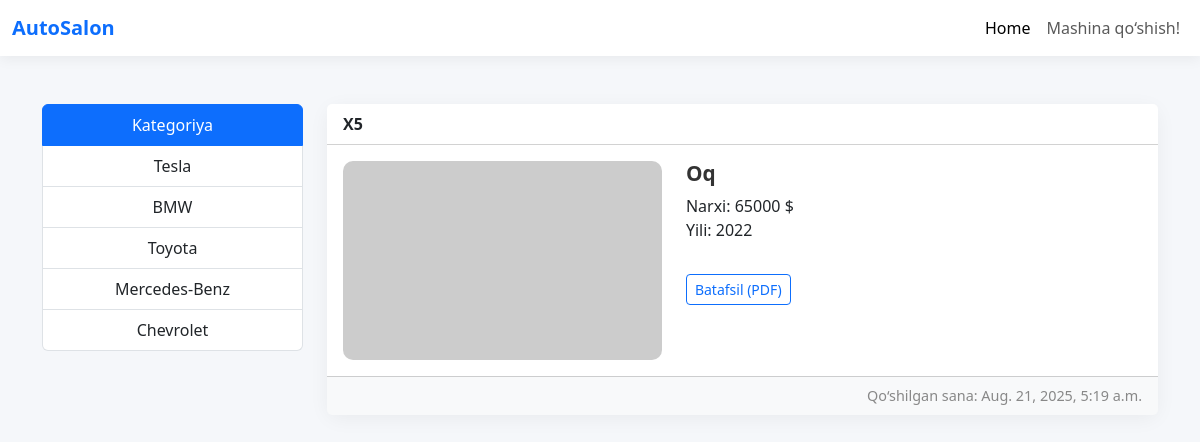
Screenshot of /salon_cars/2/2/ with the database file from the repository.
### configapp/models.py (models this page shows, shortened)
class BaseClass(models.Model):
    created_at = models.DateTimeField(auto_now_add=True)
    updated_at = models.DateTimeField(auto_now=True)
    class Meta:
        abstract = True

class Brand(BaseClass):
    title = models.CharField(max_length=100)
    context = models.TextField()

class Car(BaseClass):
    model = models.CharField(max_length=100)
    price = models.IntegerField()
    year = models.PositiveIntegerField()
    color = models.CharField(max_length=100)
    brand = models.ForeignKey(Brand, on_delete=models.CASCADE)
    salon = models.ForeignKey(Autosalon, on_delete=models.CASCADE)
    image = models.ImageField(upload_to='photos/cars/%Y/%m/%d')

### configapp/views.py (the view)
# urls.py: path('salon_cars/<int:brand_pk>/<int:salon_pk>/', salon_cars, name='salon_cars'),
def salon_cars(request, brand_pk, salon_pk):
    cars = Car.objects.filter(brand=brand_pk, salon=salon_pk)
    brand = Brand.objects.all()
    context = {
        "salon_pk": salon_pk,
        "cars": cars,
        "brand": brand
    }
    return render(request, 'salon_cars.html', context)

### configapp/templates/salon_cars.html (shortened to what this page needs)
<!DOCTYPE html>
<html lang="en">
<head>
  <link href="https://cdn.jsdelivr.net/npm/bootstrap@5.3.0/dist/css/bootstrap.min.css" rel="stylesheet" />
</head>
<body>
<nav class="navbar navbar-expand-lg navbar-light bg-white">
  <div class="container-fluid">
    <a class="navbar-brand fw-bold text-primary" href="#">AutoSalon</a>
    <div class="collapse navbar-collapse justify-content-end" id="navbarNav">
      <ul class="navbar-nav">
        <li class="nav-item"><a class="nav-link active" href="{% url 'home' %}">Home</a></li>
        <li class="nav-item"><a class="nav-link" href="{% url 'add_car' %}">Mashina qo‘shish!</a></li>
      </ul>
    </div>
  </div>
</nav>
<div class="container mt-5">
  <div class="row">
    <div class="col-12 col-md-3">
      <ul class="list-group text-center mb-4">
        <li class="list-group-item active">Kategoriya</li>
        {% for item in brand %}
        <li class="list-group-item">
          <a href="{% url 'salon_cars' item.pk salon_pk %}">{{ item.title }}</a>
        </li>
        {% endfor %}
      </ul>
    </div>
    <div class="col-12 col-md-9">
      {% for item in cars %}
      <div class="card mb-4">
        <div class="card-header bg-white fw-semibold">
          {{ item.model }}
        </div>
        <div class="card-body">
          <div class="row">
            <div class="col-md-5">
              {% if item.image %}
                <img src="https://picsum.photos/400/250" alt="Placeholder" class="img-fluid" />
              {% else %}
                <img src="https://picsum.photos/400/250" alt="Placeholder" class="img-fluid" />
              {% endif %}
            </div>
            <div class="col-md-7">
              <h5 class="card-title">{{ item.color }}</h5>
              <p class="card-text">Narxi: {{ item.price }} $ <br> Yili: {{ item.year }}</p>
              <a href="{% url 'car_pdf' item.pk %}" class="btn btn-outline-primary btn-sm mt-3">
                Batafsil (PDF)
              </a>
            </div>
          </div>
        </div>
        <div class="card-footer text-end">
          Qo‘shilgan sana: {{ item.created_at }}
        </div>
      </div>
      {% endfor %}
    </div>
  </div>
</div>
</body>
</html>

### configapp/templates/salon_cars.html (style rules this page uses)
body { background-color: #f5f7fa; font-family: 'Segoe UI', Tahoma, Geneva, Verdana, sans-serif; }
.navbar { box-shadow: 0 4px 12px rgba(0,0,0,0.05); }
.list-group-item a { text-decoration:none; color:inherit; display:block; }
.card { border:none; border-radius:12px; box-shadow:0 4px 20px rgba(0,0,0,0.05); transition:transform .2s ease; }
.card img { border-radius:10px; width:100%; height:auto; object-fit:cover; }
.card-title { font-size:1.3rem; font-weight:600; color:#333; }
.card-footer { font-size:0.9rem; color:#888; background:#f8f9fa; }

### rows the page displays
Brand: title "Tesla"
Brand: title "BMW"
Brand: title "Toyota"
Brand: title "Mercedes-Benz"
Brand: title "Chevrolet"
Car: model "X5", color "Oq", price "65000", year "2022", created_at "Aug. 21, 2025, 5:19 a.m."
